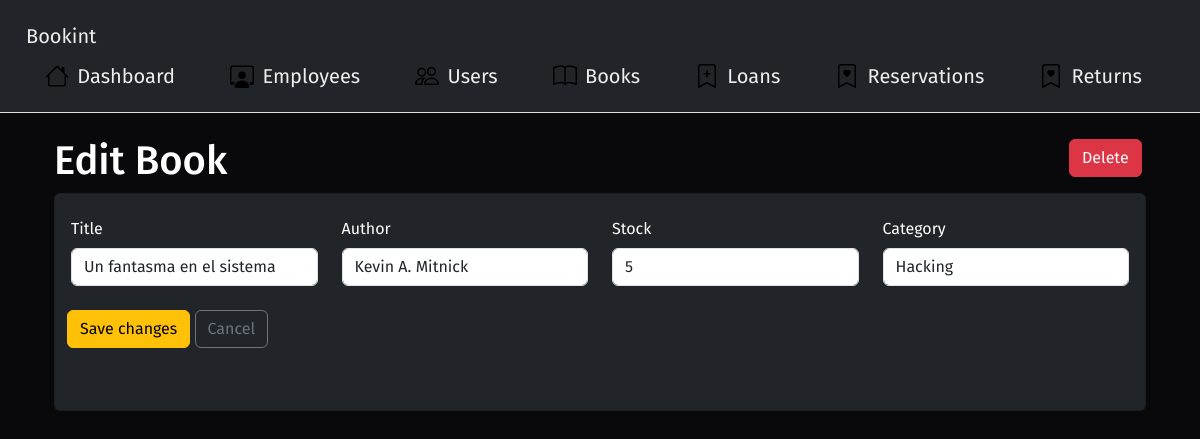
The app's page /representacion/edit_libro.php?id_libro=1 with its own data.
### tables this page shows
CREATE TABLE `libro` (
  `id_libro` int(11) NOT NULL AUTO_INCREMENT,
  `titulo` varchar(25) DEFAULT NULL,
  `autor` varchar(25) DEFAULT NULL,
  `cantidad` int(11) DEFAULT NULL,
  `categoria` varchar(12) DEFAULT NULL,
  PRIMARY KEY (`id_libro`)
);

### datos/Conexion.php (called while the page is built, shortened)
<?php
class Conexion {
    public $conn;
    public function conexion() {
        try {
            $this->conn = mysqli_connect('localhost', 'codintdev', 'andres2773', 'biblioteca');
        }
        catch (Exception $e) {
            $this->conn->close();
            echo "Error al ingresar a la base de datos! " . $e->getMessage();
        }
    }
}

### logica/Libro.php (called while the page is built, shortened)
<?php
require '../datos/Conexion.php';
class Libro extends Conexion {
    protected $titulo;
    protected $autor;
    protected $cantidad;
    protected $categoria;
    public function setTitulo($titulo) {
        $this->titulo = $titulo;
    }
    public function setAutor($autor) {
        $this->autor = $autor;
    }
    public function setCantidad($cantidad) {
        $this->cantidad = $cantidad;
    }
    public function setCategoria($categoria) {
        $this->categoria = $categoria;
    }
    public function getTitulo() {
        return $this->titulo;
    }
    public function getAutor() {
        return $this->autor;
    }
    public function getCantidad() {
        return $this->cantidad;
    }
    public function getCategoria() {
        return $this->categoria;
    }
    public function info($id_libro) {
        try {
            if (isset($_GET['id_libro'])) {
                $query = "select * from libro where id_libro = $id_libro";
                $result = mysqli_query($this->conn, $query);
            }
        }
        catch (Exception $e) {
            $this->conn->close();
            echo "Error no se encuentra el libro en la base de datos! " . $e->getMessage();
        }
    }
}

### representacion/edit_libro.php (the view, shortened to what this page needs)
<?php
require '../logica/Libro.php';
$objLibro = new Libro();
$objLibro->edit($_GET['id_libro'], $_POST['txtTituloLibro'], $_POST['txtAutorLibro'], $_POST['txtCantidadLibro'], $_POST['txtCategoriaLibro']);
$objLibro->info($_GET['id_libro']);
$objLibro->delete($_GET['id_libro']);
?>
<?php require '../include/header.php'; ?>
<div class="container p-4">
    <p class="h1">Edit Book</p>
    <div class="card card-body bg-dark">
        <form method="post" action="edit_libro.php?id_libro=<?= $_GET['id_libro']; ?>" class="row row-cols-4">
            <div class="mb-3 col">
                <label class="col-sm-2 col-form-label">Title</label>
                <input type="text" name="txtTituloLibro" class="form-control" value="<?= $objLibro->getTitulo(); ?>">
            </div>
            <div class="mb-3 col">
                <label class="col-sm-4 col-form-label">Author</label>
                <input type="text" name="txtAutorLibro" class="form-control" value="<?= $objLibro->getAutor(); ?>">
            </div>
            <div class="mb-3 col">
                <label class="col-sm-3 col-form-label">Stock</label>
                <input type="text" name="txtCantidadLibro" class="form-control" value="<?= $objLibro->getCantidad(); ?>">
            </div>
            <div class="mb-3 col">
                <label class="col-sm-5 col-form-label">Category</label>
                <input type="text" name="txtCategoriaLibro" class="form-control" value="<?= $objLibro->getCategoria(); ?>">
            </div>
            <div class="d-grid gap-2 d-md-block align-items-start p-2">
                <input type="submit" name="btnEditarLibro" value="Save changes" class="btn btn-warning">
                <input type="submit" name="btnCancelarLibro" value="Cancel" class="btn btn-outline-secondary" style="transform: translateY(0%) translateX(0%);">
                <input type="submit" name="btnEliminarLibro" value="Delete" class="btn btn-danger" style="transform: translateY(-550%) translateX(1380%);">
            </div>
        </form>
    </div>
</div>
<?php require '../include/footer.php'; ?>

### css/styles.css (style rules this page uses)
body { background-color: #09090B; color: white; font-family: 'Fira Sans'; }

### records on screen
libro: txtTituloLibro "Un fantasma en el sistema", txtAutorLibro "Kevin A. Mitnick", txtCantidadLibro "5", txtCategoriaLibro "Hacking"
